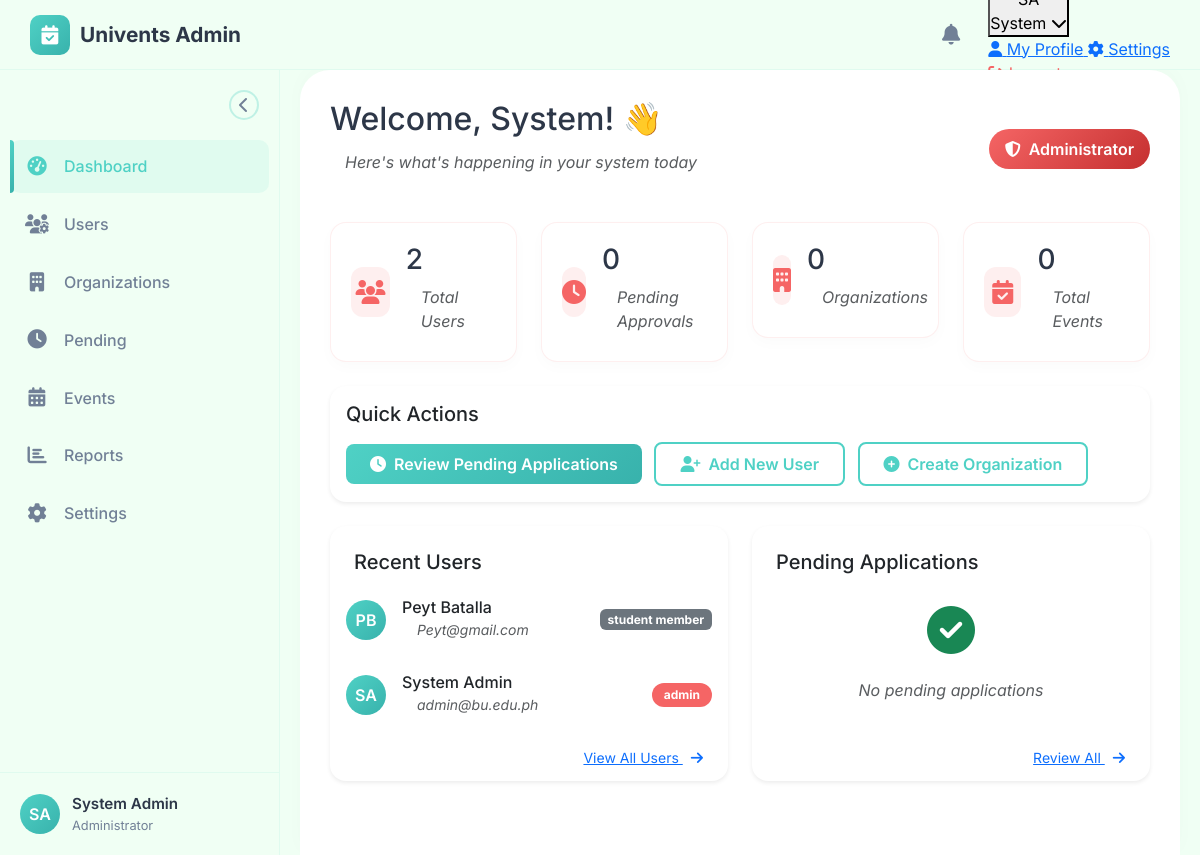
/Admin/admindashboard.php (signed in), run on an earlier commit of the app's database.
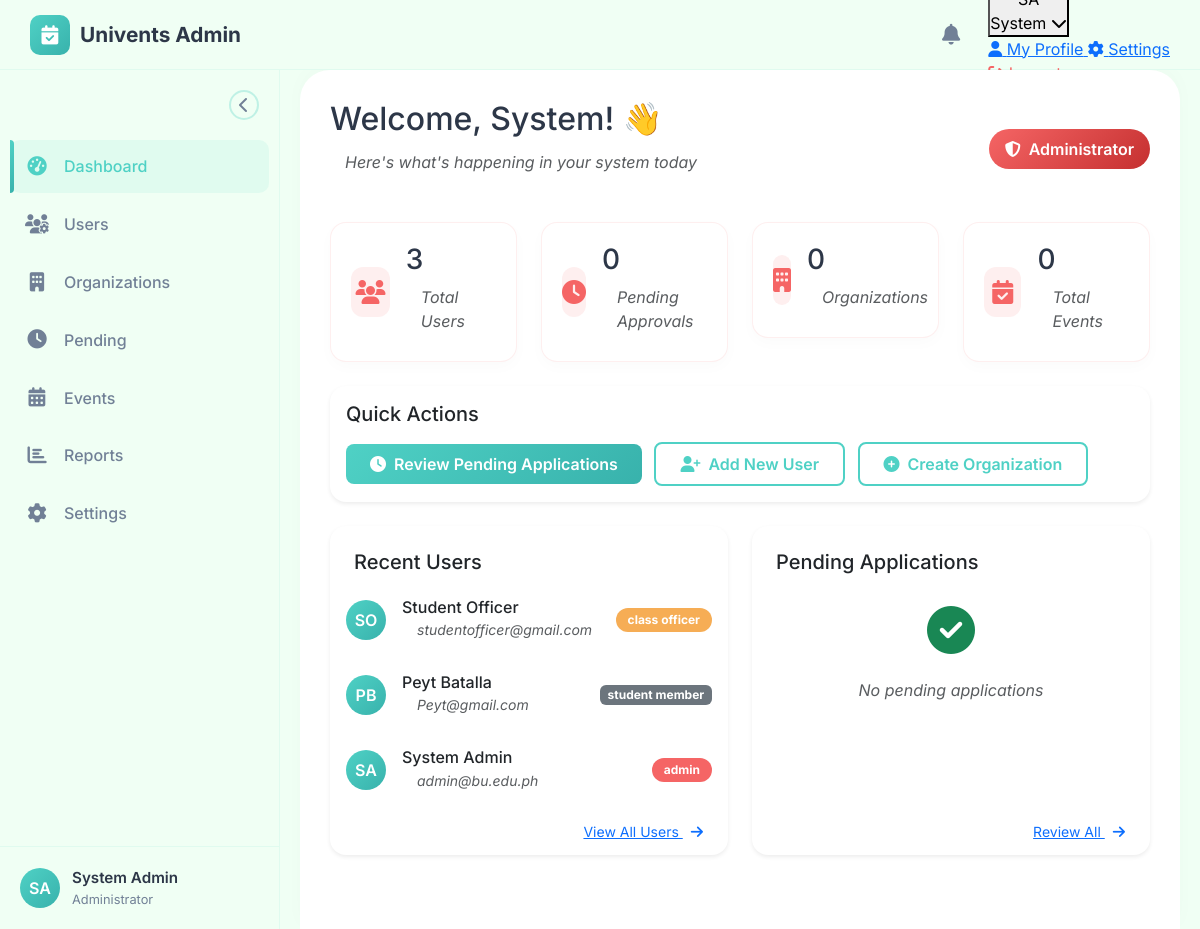
And on a later commit of the database.
### tables this page shows
CREATE TABLE `users` (
  `user_id` int(11) NOT NULL,
  `id_number` varchar(20) NOT NULL,
  `first_name` varchar(50) NOT NULL,
  `last_name` varchar(50) NOT NULL,
  `email` varchar(100) NOT NULL,
  `password` varchar(255) NOT NULL,
  `profile_picture` varchar(255) DEFAULT NULL,
  `contact_number` varchar(20) DEFAULT NULL,
  `year_level` int(11) DEFAULT NULL,
  `course` varchar(50) DEFAULT NULL,
  `block` varchar(10) DEFAULT NULL,
  `role` enum('admin','org_officer','class_officer','student_member') NOT NULL,
  `status` enum('active','inactive','pending') DEFAULT 'pending',
  `created_at` timestamp NOT NULL DEFAULT current_timestamp(),
  `updated_at` timestamp NOT NULL DEFAULT current_timestamp() ON UPDATE current_timestamp()
);

### config.php (called while the page is built, shortened)
<?php
function getCurrentUser($conn) {
    if (isset($_SESSION['user_id'])) {
        $user_id = $_SESSION['user_id'];
        $sql = "SELECT * FROM users WHERE user_id = ?";
        $stmt = $conn->prepare($sql);
        $stmt->bind_param("i", $user_id);
        $stmt->execute();
        $result = $stmt->get_result();
        return $result->fetch_assoc();
    }
    return null;
}
function getUserInitials($user) {
    return strtoupper(substr($user['first_name'], 0, 1) . substr($user['last_name'], 0, 1));
}
?>

### Admin/admindashboard.php (the view, shortened to what the rows shown need)
<?php
require_once '../config.php';
$user = getCurrentUser($conn);
$recent_users = $conn->query("SELECT user_id, first_name, last_name, email, role, created_at FROM users ORDER BY created_at DESC LIMIT 5");
?>
<!DOCTYPE html>
<html lang="en">
<head>
    <link href="https://cdn.jsdelivr.net/npm/bootstrap@5.3.0/dist/css/bootstrap.min.css" rel="stylesheet">
    <link rel="stylesheet" href="https://cdnjs.cloudflare.com/ajax/libs/font-awesome/6.4.0/css/all.min.css">
    <link rel="stylesheet" href="../style.css">
    <link rel="stylesheet" href="../style3.css">
</head>
<body class="dashboard-body">
    <?php include 'nav_sidebar_admin.php'; ?>
    <div class="main-content" id="mainContent">
        <div class="dashboard-content">
            <div class="d-flex justify-content-between align-items-center mb-4">
                <div>
                    <h2 class="mb-1">Welcome, <?php echo $user['first_name']; ?>! 👋</h2>
                    <p class="text-muted">Here's what's happening in your system today</p>
                </div>
            </div>
            <div class="row">
                <div class="col-md-6 mb-4">
                    <div class="card border-0 shadow-sm h-100">
                        <div class="card-body p-0">
                            <div class="list-group list-group-flush">
                                <?php if($recent_users && $recent_users->num_rows > 0): ?>
                                    <?php while($user_row = $recent_users->fetch_assoc()): ?>
                                        <div class="list-group-item border-0 py-3">
                                            <div class="d-flex align-items-center">
                                                <div class="user-avatar-mini me-3">
                                                    <?php echo strtoupper(substr($user_row['first_name'], 0, 1) . substr($user_row['last_name'], 0, 1)); ?>
                                                </div>
                                                <div class="flex-grow-1">
                                                    <h6 class="mb-0"><?php echo $user_row['first_name'] . ' ' . $user_row['last_name']; ?></h6>
                                                    <small class="text-muted"><?php echo $user_row['email']; ?></small>
                                                </div>
                                                <span class="badge bg-<?php
                                                    echo $user_row['role'] == 'admin' ? 'danger' :
                                                        ($user_row['role'] == 'org_officer' ? 'primary' :
                                                        ($user_row['role'] == 'class_officer' ? 'warning' : 'secondary'));
                                                ?>">
                                                    <?php echo str_replace('_', ' ', $user_row['role']); ?>
                                                </span>
                                            </div>
                                        </div>
                                    <?php endwhile; ?>
                                <?php else: ?>
                                    <div class="text-center py-4">
                                        <p class="text-muted mb-0">No users found</p>
                                    </div>
                                <?php endif; ?>
                            </div>
                        </div>
                    </div>
                </div>
            </div>
        </div>
    </div>
    </div>
</body>
</html>

### Admin/nav_sidebar_admin.php (shortened to what the rows shown need)
<nav class="dashboard-navbar">
    <div class="nav-right">
        <div class="user-profile-dropdown">
            <button class="user-profile-btn" id="profileBtn">
                <div class="profile-image">
                    <?php if(isset($user) && $user['profile_picture']): ?>
                        <img src="<?php echo $user['profile_picture']; ?>" alt="Profile">
                    <?php else: ?>
                        <div class="profile-initials">
                        </div>
                    <?php endif; ?>
                </div>
                <span class="welcome-text"><?php echo isset($user) ? $user['first_name'] : 'Admin'; ?></span>
                <i class="fas fa-chevron-down"></i>
            </button>
        </div>
    </div>
</nav>
<div class="dashboard-container">
    <div class="sidebar" id="sidebar">
        <a href="profile.php" class="sidebar-footer-link">
            <div class="sidebar-footer">
                <div class="user-info-mini">
                    <div class="user-avatar-mini">
                        <?php if(isset($user) && $user['profile_picture']): ?>
                            <img src="<?php echo $user['profile_picture']; ?>" alt="Profile">
                        <?php else: ?>
                            <?php echo isset($user) ? getUserInitials($user) : 'A'; ?>
                        <?php endif; ?>
                    </div>
                    <div class="user-details-mini">
                        <span class="user-name-mini"><?php echo isset($user) ? $user['first_name'] . ' ' . $user['last_name'] : 'Admin'; ?></span>
                        <span class="user-role-mini">Administrator</span>
                    </div>
                </div>
            </div>
        </a>
    </div>

What changed in the data, as far as the page shows it:
added users: first_name+last_name "SO", first_name "Student", last_name "Officer", email "studentofficer@gmail.com", role "class officer"
Also different on the page:
$users_count: "2" → "3"
